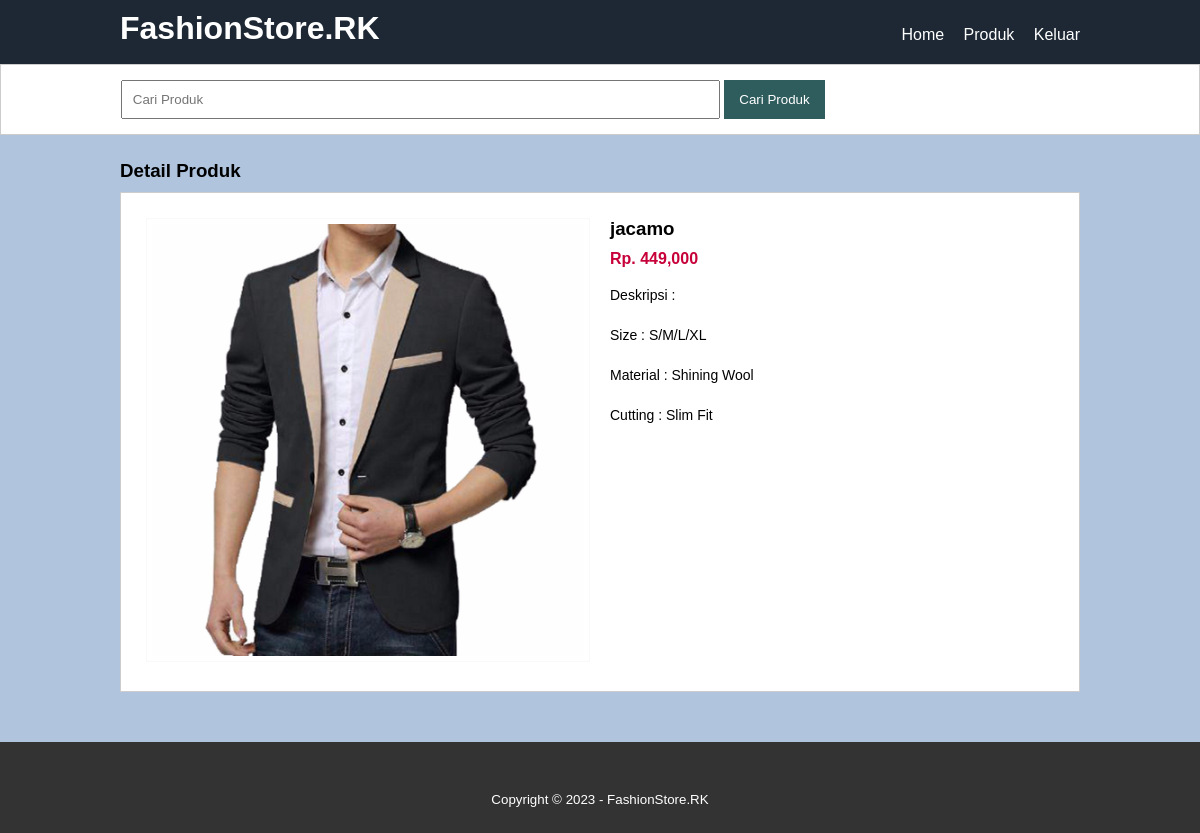
Screenshot of /detail-produk.php?id=44 with the database file from the repository.
### tables this page shows
CREATE TABLE `tb_product` (
  `product_id` int(11) NOT NULL,
  `category_id` int(11) NOT NULL,
  `product_name` varchar(100) NOT NULL,
  `product_price` int(11) NOT NULL,
  `product_description` text NOT NULL,
  `prodeuct_image` varchar(100) NOT NULL,
  `product_status` tinyint(1) NOT NULL,
  `data_creates` timestamp NOT NULL DEFAULT current_timestamp()
);

### detail-produk.php (the view, shortened to what this page needs)
<?php
	include 'db.php';
	$produk = mysqli_query($conn, "SELECT * FROM tb_product WHERE product_id = '".$_GET['id']."' ");
	$p = mysqli_fetch_object($produk);
 ?>
<!DOCTYPE html>
<html>
<head>
	<link rel="stylesheet" type="text/css" href="css/style.css">
</head>
<body>
	<header>
			<div class="countainer">
			<h1><a href=""> FashionStore.RK</h1>
				<ul>
					<li><a href="masuk-user.php">Home</a></li>
					<li><a href="produk.php">Produk</a></li>
					<li><a href="index.php">Keluar</a></li>
				</ul>
			</div>
	</header>
	<div class="search">
		<div class="countainer">
			<form action="produk.php">
				<input type="text" name="search" placeholder="Cari Produk">
				<input type="submit" name="cari" value="Cari Produk">
			</form>
		</div>
	</div>
	<div class="section">
		<div class="countainer">
			<h3>Detail Produk</h3>
			<div class="box">
				<div class="col-2">
					<img src="produk/<?php echo $p->prodeuct_image ?>"width="100%">
				</div>
				<div class="col-2">
					<h3><?php echo $p->product_name ?></h3>
					<h4>Rp. <?php echo number_format($p->product_price)  ?></h4>
					<p>Deskripsi :<br>
						<?php echo $p->product_description ?>
					</p>
				</div>
			</div>
		</div>
	</div>
    <div class="footer">
    		<small>Copyright &copy; 2023 -  FashionStore.RK</small>
    	</div>
</body>

### css/style.css (style rules this page uses)
* { padding: 0; margin: 0; font-family: 'Quicksand', sans-serif; }
body { background-color: #B0C4DE; }
a { color: inherit; text-decoration: none; }
header { background-color: #1d2834; color: #fff; }
header h1 { float: left; padding: 10px 0; }
header ul { float: right; }
header ul li { display: inline-block; }
header ul li a { padding:20px 0 20px 15px; display: inline-block; }
.countainer { width: 80%; margin:0 auto; }
.countainer:after { content: ''; display: block; clear: both; }
.section { padding:25px 0; }
.box { background-color: #fff; border:1px solid #ccc; padding:15px; box-sizing: border-box; margin: 10px 0 25px 0; }
.box:after { content: ''; display: block; clear: both; }
.search { padding:15px 0; background-color: #fff; border:1px solid #ccc; }
.search input[type=text] { width: 60%; padding:10px; }
.search input[type=submit] { padding:12px 15px; background-color: #2f5c5d; color:#fff; border:none; cursor: pointer; }
.footer { padding:25px 0; background-color: #333; color: #fff; text-align: center; }
.footer small { margin-top: 25px; display: inline-block; }
.col-2 { width: 50%; min-height: 200px; padding:10px ; box-sizing: border-box; float: left; }
.col-2 img { border:1px solid #f9f9f9; padding: 5px; box-sizing: border-box; }
.col-2 h3 { margin-bottom: 10px; }
.col-2 h4 { color: #C70039; }
.col-2 p { margin: 15px 0; text-align: justify; line-height: 25px; font-size: 14px; }

### rows the page displays
tb_product: prodeuct_image (picture), product_name "jacamo", product_price "449,000", product_description "Size : S/M/L/XL Material : Shining Wool Cutting : Slim Fit"
